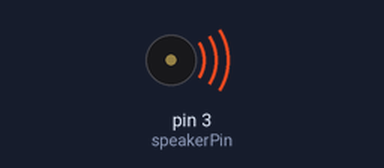
A sketch run on a simulated Arduino Uno, built with avr-gcc and run on an emulated ATmega328P. Parts: buzzer (waves = sounding).

Above: at 0.5 s.
Timing chart, 0 to 40.0 s (numbered marks = the images above):
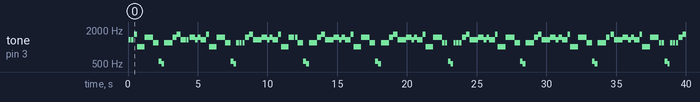

Measured:
- by itself, tone on pin 3 (speakerPin): plays 1339 Hz for 0.16 s, 1339 Hz for 0.16 s, 1681 Hz for 0.20 s, 1005 Hz for 0.56 s, 1499 Hz for 0.60 s, 1192 Hz for 0.40 s … (119 notes in this stretch)

The sketch:

take_on_me.ino
```cpp
/* Melody
 * (cleft) 2005 D. Cuartielles for K3
 *
 * This example uses a piezo speaker to play melodies.  It sends
 * a square wave of the appropriate frequency to the piezo, generating
 * the corresponding tone.
 *
 * The calculation of the tones is made following the mathematical
 * operation:
 *
 *       timeHigh = period / 2 = 1 / (2 * toneFrequency)
*/

int speakerPin = 3;                  // Grove Buzzer connect to D3

int length = 24; // the number of notes
char notes[] = "FFdbbeeeGGaBGGGedFFFeeFe"; // a space represents a rest
int beats[] = { 2, 2, 2, 3, 3, 2, 2, 2, 2, 2, 2, 2, 2, 2, 2, 3,
    3, 2, 2, 2, 2, 2, 2, 2}; //17
int tempo = 80;

void playTone(int tone, int duration) {
    for (long i = 0; i < duration * 1000L; i += tone * 2) {
        digitalWrite(speakerPin, HIGH);
        delayMicroseconds(tone);
        digitalWrite(speakerPin, LOW);
        delayMicroseconds(tone);
    }
}

void playNote(char note, int duration) {
    char names[] = {'b', 'd', 'e', 'F', 'G', 'a', 'B'};
    int tones[] = {493, 293, 329, 369, 415, 880, 987};

    // play the tone corresponding to the note name
    for (int i = 0; i < 8; i++) {
        if (names[i] == note) {
            playTone(tones[i], duration);
        }
    }
}

void setup() {
    pinMode(speakerPin, OUTPUT);
}

void loop() {
    for (int i = 0; i < length; i++) {
        if (notes[i] == ' ') {
            delay(beats[i] * tempo); // rest
        }
        else {
            playNote(notes[i], beats[i] * tempo);
        }

        // pause between notes
        delay(tempo / 2);
    }
}
```
